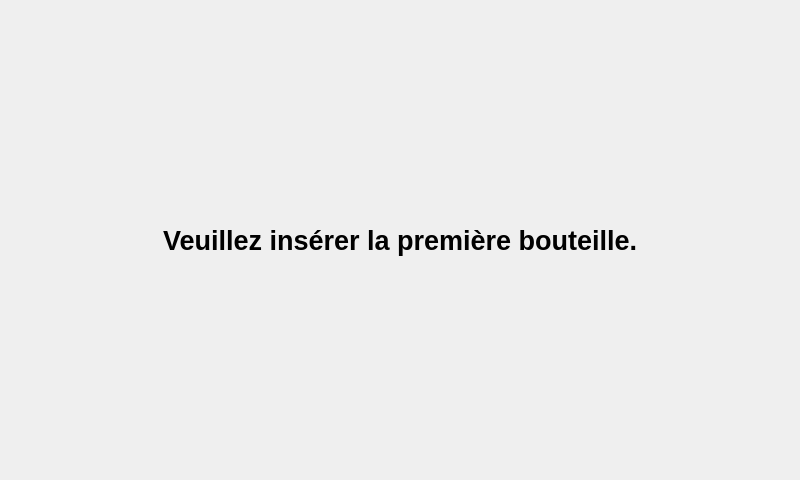
<?xml version="1.0" encoding="UTF-8"?>
<ui version="4.0">
 <class>pageetalo</class>
 <widget class="QWidget" name="pageetalo">
  <property name="geometry">
   <rect>
    <x>0</x>
    <y>0</y>
    <width>800</width>
    <height>480</height>
   </rect>
  </property>
  <property name="windowTitle">
   <string>Form</string>
  </property>
  <layout class="QGridLayout" name="gridLayout_2">
   <item row="0" column="0" rowspan="2" colspan="2">
    <layout class="QGridLayout" name="gridLayout">
     <item row="0" column="0">
      <spacer name="horizontalSpacer">
       <property name="orientation">
        <enum>Qt::Horizontal</enum>
       </property>
       <property name="sizeHint" stdset="0">
        <size>
         <width>40</width>
         <height>20</height>
        </size>
       </property>
      </spacer>
     </item>
     <item row="0" column="2">
      <spacer name="horizontalSpacer_2">
       <property name="orientation">
        <enum>Qt::Horizontal</enum>
       </property>
       <property name="sizeHint" stdset="0">
        <size>
         <width>40</width>
         <height>20</height>
        </size>
       </property>
      </spacer>
     </item>
     <item row="0" column="1">
      <widget class="QLabel" name="label">
       <property name="font">
        <font>
         <pointsize>20</pointsize>
         <bold>true</bold>
        </font>
       </property>
       <property name="text">
        <string>Veuillez insérer la première bouteille.</string>
       </property>
      </widget>
     </item>
    </layout>
   </item>
  </layout>
 </widget>
 <resources/>
 <connections/>
</ui>
